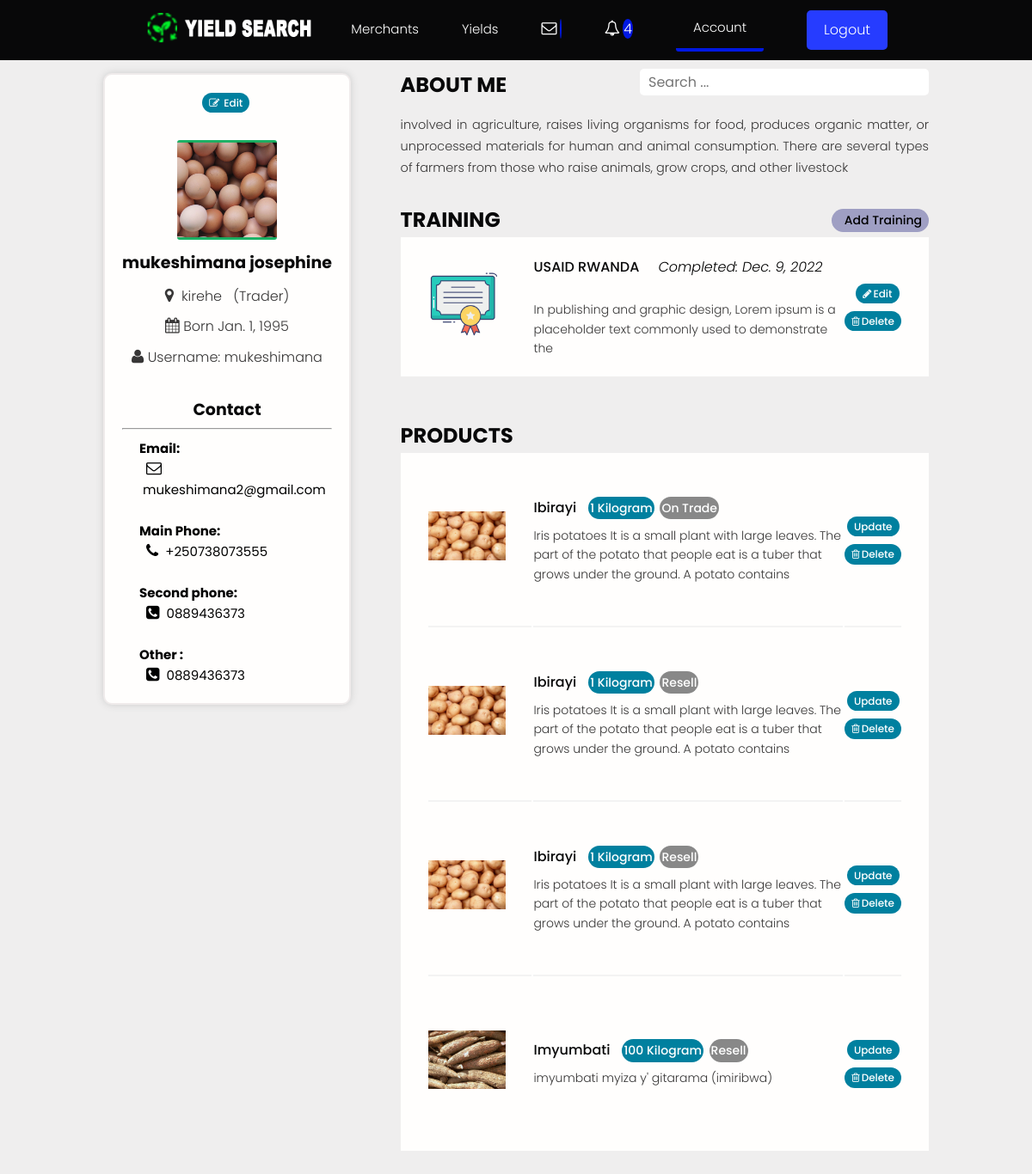
Screenshot of /account/ (signed in) with the database file from the repository.
### users/models.py (models this page shows, shortened)
class Profile(models.Model):
    user = models.OneToOneField(
        User, on_delete=models.CASCADE, null=True, blank=True, related_name="profile")
    name = models.CharField(max_length=200, blank=True, null=True)
    email = models.EmailField(max_length=500, blank=True, null=True)
    username = models.CharField(max_length=200, blank=True, null=True)
    born = models.DateField(max_length=200, null=True, verbose_name="Date of Birth")
    username = models.CharField(max_length=200, blank=True, null=True)
    location = models.CharField(max_length=200, blank=True, null=True)
    nid = models.CharField(max_length=16, blank=True, null=True)
    bio = models.TextField(blank=True, null=True)
    profile_image = models.ImageField(
        null=True, blank=True, upload_to='profiles/', default="profiles/user-default.png")
    account = models.CharField(max_length=200, blank=True, null=True)
    phone1 = models.CharField(blank=True,  max_length=13,  null=True, help_text='Example +2507XXXXXXXXXXX')
    phone2 = models.CharField(blank=True,  max_length=13, null=True, help_text='Example +2507XXXXXXXXXXX')
    created = models.DateTimeField(auto_now_add=True)
    updated = models.DateTimeField(auto_now=True)
    id = models.UUIDField(default=uuid.uuid4, unique=True,
                          primary_key=True, editable=False)
    class Meta:
        ordering = ['created']
    @property
    def imageURL(self):
        try:
            url = self.profile_image.url
        except:
            url = ''
        return url

class CustomUser(AbstractUser):
    ACCOUNT_TYPE = (
        ('Farmer','Umuhinzi'),
        ('Rancher','Umworozi'),
        ( 'Trader','Umuguzi'),
    )
    PRIVELEGE= (
        ('Normal','Normal'),
        ('Agronome','Agronome'),
        ( 'Admin','Admin'),
    )
    phone = models.CharField(blank=True, max_length=13,  null=True, help_text='Try other Number (startwith  +250)')
    status = models.CharField(max_length=200, choices=ACCOUNT_TYPE, default="staff")
    role = models.CharField(max_length=200, choices=PRIVELEGE, default="Normal")

class Training(models.Model):
    owner = models.ForeignKey(
        Profile, on_delete=models.CASCADE, null=True, blank=True)
    trainer = models.CharField(max_length=200, blank=True, null=True)
    certificate = models.ImageField(
        null=True, blank=True, upload_to='certificates/')
    completed = models.DateField(null=True, blank=True)
    link = models.URLField(null=True, blank=True)
    description = models.TextField(null=True, blank=True)
    created = models.DateTimeField(auto_now_add=True)
    updated = models.DateTimeField(auto_now=True)
    id = models.UUIDField(default=uuid.uuid4, unique=True,
                          primary_key=True, editable=False)
    class Meta:
        ordering = ['completed']
    @property
    def imageURL(self):
        try:
            url = self.certificate.url
        except:
            url = ''
        return url

### products/models.py (models this page shows, shortened)
class Product(models.Model):
    owner = models.ForeignKey(Profile, null=True, blank=True, on_delete=models.CASCADE, related_name='owner')
    name = models.ForeignKey('SingleProduct', default=uuid.uuid4, on_delete=models.CASCADE, null=True, related_name = 'product')
    description = models.TextField(null=True, blank=True)
    featured_image = models.ImageField(null=True, blank=True, default="default.jpg")
    quantity = models.PositiveIntegerField(null=True, blank=True, default=0)
    location = models.CharField(max_length=100, null=True, blank=True)
    payments = models.ManyToManyField('Payment', blank=True, default="In Hand")
    instock = models.BooleanField(blank=True, null=True, default=True)
    vote_total = models.IntegerField(default=0, null=True, blank=True)
    vote_ratio = models.IntegerField(default=0, null=True, blank=True)
    updated = models.DateTimeField(auto_now=True)
    created = models.DateTimeField(auto_now_add=True)
    id = models.UUIDField(default=uuid.uuid4, unique=True,primary_key=True, editable=True)
    class Meta:
        ordering = ['-vote_ratio', '-vote_total', '-created']
    @property
    def imageURL(self):
        try:
            url = self.featured_image.url
        except:
            url = ''
        return url

class SingleProduct(models.Model):
    name = models.CharField(max_length=200, null=True, blank=True, default="Ibirayi")
    price = models.PositiveIntegerField(null=True, blank=True, default=0)
    unity = models.CharField(max_length=200, null=True, blank=True, default="Kilogram")
    created = models.DateTimeField(auto_now_add=True)
    updated = models.DateTimeField(auto_now=True)
    id = models.UUIDField(default=uuid.uuid4, unique=True,
                          primary_key=True, editable=False)
    class Meta:
        verbose_name_plural = "Category"

### users/views.py (the view)
# urls.py: path('account/', views.userAccount, name="account"),
@login_required(login_url='login')
def userAccount(request):
    if request.user.is_staff:
        return redirect('/admin/')
    profile = request.user.profile
    trainings = profile.training_set.all()
    products = profile.owner.all().exclude(instock=None)
    if profile.bio == '':
        messages.info(request, "Complete Profile to be found")
        return redirect('account')
    context = {'profile': profile, 'trainings': trainings, 'products': products}
    return render(request, 'users/account.html', context)

### users/templates/users/account.html (shortened to what this page needs)
{% extends 'main.html' %}
{% load static %}
{% load humanize %}
{% block content %}
<main class="settingsPage profile my-md">
  <div class="container">
    <div class="layout">
      <div class="column column--1of3">
        <div class="card text-center">
          <div class="card__body dev">
            <a class="tag tag--pill tag--main settings__btn" href="{% url 'edit-account' %}"><i class="fa icon-edit"></i>
              Edit</a>
            <img id="myModalImg" alt="{{profile.name}}" class="avatar avatar--xl dev__avatar" src="{{profile.imageURL}}" />
            <h3 class="dev__name">{{profile.name}}</h3>
            <p class="dev__location"><i class="fa icon-map-marker" ></i> &nbsp;{{profile.location}} &nbsp; <span style="font-color:#000;">({{request.user.status}})</span></p>
            <p class="dev__location"><i class="fa icon-calendar" ></i> Born {{profile.born}}</p>
            <p class="dev__location"><i class="fa icon-user" ></i> Username:  {{profile.username}}</p>
            <br>
            <p class="dev__name">Contact</p>
            <hr>
            <div class="contact">
              <b>Email:</b> <br>
             &nbsp; <i class="fa icon-envelope-alt"></i>&nbsp;{{request.user.email}} <br><br>
              <b>Main Phone:</b> <br>
              &nbsp; <i class="fa fa icon-phone"></i>&nbsp;&nbsp;{{request.user.phone}} <br><br>
              {% if profile.phone1 %}
              <b>Second phone:</b> <br>
              &nbsp; <i class="fa icon-phone-sign"></i>&nbsp;&nbsp;{{profile.phone1}} <br><br>
              {% endif %}
              {% if profile.phone2 %}
              <b>Other :</b> <br>
              &nbsp; <i class="fa fa icon-phone-sign"></i>&nbsp;&nbsp;{{profile.phone2}}
              {% endif %}
            </div>
          </div>
        </div>
      </div>
      <div class="column column--2of3">
        <div class="devInfo">
          <h3 class="devInfo__title settings__title">About Me <input type="text" placeholder="Search ..." class="input-search" id="Search"/></h3>
          <p class="devInfo__about">{{profile.bio}}</p>
        </div>
        <div class="settings">
          <h3 class="settings__title">Training</h3>
          <a class="tag tag--pill tag--sub settings__btn tag--lg" style="background:#9f9fc3; color:#000;" href="{% url 'create-training' %}"> Add Training</a>
        </div>
        <table class="settings__table"  id="MyTable">
          {% if trainings %}
          {% for training in trainings %}
          <tr class="chk-th">
            <td class="settings__thumbnail">
            <a href="{{training.imageURL}}"><img src=" {% static 'images/certificates/certificate.png' %} "  style="height: 8rem;" alt="Training Thumbnail" /></a>
            </td>
            <td class="settings__tableInfo" >
              <a href="#">{{training.trainer}}</a> &nbsp; <span class="black"> Completed: {{training.completed}}</span><br><br>
              <p>{{training.description|slice:"100"}}</p>
            </td>
            <td class="settings__tableActions">
              <a class="tag tag--pill tag--main settings__btn" href="{% url 'update-training' training.id %}"><i
                  class="fa icon-pencil"></i> Edit</a>
              <a class="tag tag--pill tag--main settings__btn"
                href="{% url 'delete-training' training.id %}?next=/account"><i class="fa icon-trash"></i>
                Delete</a>
            </td>
          </tr>
          {% endfor %}
          {% else %}
                <p id="no-data">No Data yet</p>
          {% endif %}
        </table>
            <div class="settings">
          <h3 class="settings__title">Products</h3>
        </div>
        <table class="settings__table" id="MyTable">
          {% if products %}
          {% for product in products %}
          <tr class="chk-th">
            <td class="settings__thumbnail">
              <a href="{% url 'product' product.id %}"><img src="{{product.imageURL}}" alt="Product Thumbnail" /></a>
            </td>
            <td class="settings__tableInfo">
              <a href="{% url 'product' product.id %}">{{product.name.name}}</a>
              <p class="tag tag--pill tag--main state"> {{product.quantity}}  {{product.name.unity}}</p>
              {% if product.instock == True %}
              <p class="tag tag--pill tag--main stat">
                On Trade
              </p>
              {% else %}
              <p class="tag tag--pill tag--main stat">
                Resell
              </p>
              {% endif %}
              <p>{{product.description|slice:"150"}}</p>
            </td>
             {% if profile.account == 'Farmer' or profile.account == 'Rancher'   %}
              <td class="settings__tableActions">
                <a class="tag tag--pill tag--main settings__btn" href="{% url 'update-product' product.id %}"><i
                    class="fa icon-pencil"></i> Edit</a>
                <a class="tag tag--pill tag--main settings__btn"
                  href="{% url 'delete-product'  product.id %}?next=/account"><i class="fa icon-trash"></i>
                  Delete</a>
              </td>
             {% elif profile.account == 'Trader' %}
              <td class="settings__tableActions">
                <a class="tag tag--pill tag--main settings__btn" href="{% url 'trader-update' product.id %}">
                  Update</a>
                <a class="tag tag--pill tag--main settings__btn"
                  href="{% url 'delete-product'  product.id %}?next=/account"><i class="fa icon-trash"></i>
                  Delete</a>
              </td>
              {% else %}
              <td class="settings__tableActions">
                <span id="no-data">No Privelege</span>
              </td>
            {% endif %}
          </tr>
          {% endfor %}
          {% else %}
                <p id="no-data">No Data yet</p>
          {% endif %}
        </table>
      </div>
    </div>
  </div>
</main>
{% endblock %}

### static/styles/app.css (style rules this page uses)
:root { --color-sub: #080809; }
.card { border: 2px solid var(--color-light); }
img { width: 100%; }
.tag { padding: 0.2rem 0.8rem; }
.profile .card > .dev { padding: 4rem; }
.dev__avatar { display: block; margin: auto; }
.dev__name { color: var(--color-sub); font-size: 2.8rem; font-weight: 700; margin-top: 1rem; margin-bottom: 0.5rem; }
.dev__location { margin-top: 1rem; }
.devInfo { margin-bottom: 3rem; }
.devInfo__title, .devInfo__subtitle { font-size: 2.6rem; color: var(--color-sub); text-transform: uppercase; font-weight: 700; margin-bottom: 1.5rem; }
.devInfo__about, .devSkill__info { font-size: 1.45rem; line-height: 1.7; text-align: justify; }
.settingsPage .dev > .settings__btn { display: inline-block; margin-bottom: 3rem; }
.settings { display: flex; justify-content: space-between; align-items: center; }
.settings__title { font-size: 2.4rem; text-transform: uppercase; font-weight: 700; color: var(--color-sub); }
.settings__table { margin-top: 0rem; margin-bottom: 5rem; padding: 0 3rem; background: var(--color-white); }
.settings__table tr { width: 100%; }
.settings__table tr > td { padding: 2rem 0; }
.settings__table tr:not(:last-child) td { border-bottom: 2px solid var(--color-white-light); }
.settings__thumbnail { width: 23%; min-width: 10rem; }
.settings__thumbnail img { padding-right: 3rem; height: 15rem; object-fit: contain; }
.settings__tableInfo { width: 100%; }
.settings__tableInfo h4, .settings__tableInfo a { padding-right: 1rem; width: auto; font-size: 1.6rem; font-weight: 500; color: var(--color-sub); }
.settings__tableInfo p { font-size: 1.4rem; }
.settings__tableActions { text-align: right; }

### static/styles/main.css (style rules this page uses)
body { font-size: 1.5rem; }
p, span, strong { font-size: 1.6rem; color: var(--color-text); font-weight: var(--font-regular); }
.card__body, .card__header { padding: 0.8rem 1.5rem; }
.my-md { margin: 1rem auto; }
:root { --color-text: #373636; --color-success: #000; --color-sub-light:#0018e3; }
.state { padding: 2px; }
.stat { background-color: #888; padding: 2px; }
.settings__btn i { font-size: 1.2rem; padding-right: 2px; }
.card { border:2px solid #efebeb; box-shadow: 0px 0px 9px #ccc; }
.profile .card > .dev { padding: 2rem; }
.avatar--xl { height: 12rem; width: 12rem; }
.contact { align-items:flex-start; text-align: left; padding-left: 2rem; padding-top: 1rem; color: #000; }
.dev__name { font-size: 1.9rem; }
.input-search { border-radius: 5px; display: inline; font-size: 1.6rem; padding: .3rem 1rem; border: none; float: right; color: black; }
.icon, .fa { font-size: 1.8rem; }
input, select, textarea { color: #000; }
.black { color: black; font-style: italic; }
#myModalImg { border-radius: 5px; cursor: pointer; transition: 0.3s; }

### static/uikit/styles/modules/_variables.css (style rules this page uses)
:root { --color-main: #fff; --color-main-light: #00809f; --color-sub: #3f4156; --color-sub-light: #434eab; --color-sub-lighter: #ededfd; --color-text: #737373; --color-gray: #8b8b8b; --color-light: #fff; --color-light-gray: #767676; --color-bg: #efeeee; --color-white: #fffefd; --color-white-light: #f3f3f3; --color-success: #359e64; --color-success-bg: #def8e8; --color-error: #fc4b0b; --color-error-bg: #fff2ee; --font-base: "Poppins", arial, helvetica, "Segoe UI", roboto, ubuntu, sans-serif; --font-monospace: "Fira Code", "Courier New", courier, monospace; --font-regular: 300; --font-medium: 500; --font-bold: 700; --generic-shadow: 1px 1px 5px #00000010; --generic-transition: all 0.3s ease-in-out; }

### static/uikit/styles/modules/_base.css (style rules this page uses)
* { margin: 0; padding: 0; box-sizing: border-box; text-rendering: optimizeLegibility; color: inherit; font-size: inherit; }
html { font-size: 50%; }
@media only screen and (min-width: 480px) { html { font-size: 56.25%; } }
@media only screen and (min-width: 1200px) { html { font-size: 62.5%; } }
body { line-height: 1.6; font-weight: 400; font-size: 1.5rem; color: var(--color-text); background-color: var(--color-bg); min-height: 100vh; }

### static/uikit/styles/modules/_typography.css (style rules this page uses)
* { font-family: var(--font-base); }
h3 { font-size: 3.2rem; font-weight: var(--font-medium); }
p, span, strong { font-size: 1.6rem; color: var(--color-text); font-weight: var(--font-regular); }
a { padding-bottom: 2px; text-decoration: none; display: inline-block; color: rgb(13, 9, 121); font-weight: var(--font-medium); }

### static/uikit/styles/modules/_utilities.css (style rules this page uses)
.container { width: 92%; max-width: 165rem; margin: 0 auto; box-sizing: border-box; }
@media screen and (min-width: 1000px) { .container { width: 90%; } }
@media screen and (min-width: 1200px) { .container { width: 80%; } }
.text-center { text-align: center; }
.my-md { margin: 3rem auto; }

### rows the page displays
Profile: imageURL (picture), name "mukeshimana josephine", location "kirehe", born "Jan. 1, 1995", username "mukeshimana", phone1 "0889436373", phone2 "0889436373", bio "involved in agriculture, raises living organisms for food, produces organic matter, or unprocessed materials for human and animal consumption. There are several types of farmers from those who raise animals, grow crops, and other livestock"
CustomUser: user.status "Trader", user.email "mukeshimana2@gmail.com", user.phone "+250738073555"
Training: trainer "USAID RWANDA", completed "Dec. 9, 2022", description "In publishing and graphic design, Lorem ipsum is a placeholder text commonly used to demonstrate the"
Product: imageURL (picture), name.name "Ibirayi", quantity "1", name.unity "Kilogram", instock "On Trade", description "Iris potatoes It is a small plant with large leaves. The part of the potato that people eat is a tuber that grows under the ground. A potato contains"
Product: imageURL (picture), name.name "Ibirayi", quantity "1", name.unity "Kilogram", instock "Resell", description "Iris potatoes It is a small plant with large leaves. The part of the potato that people eat is a tuber that grows under the ground. A potato contains"
Product: imageURL (picture), name.name "Ibirayi", quantity "1", name.unity "Kilogram", instock "Resell", description "Iris potatoes It is a small plant with large leaves. The part of the potato that people eat is a tuber that grows under the ground. A potato contains"
Product: imageURL (picture), name.name "Imyumbati", quantity "100", name.unity "Kilogram", instock "Resell", description "imyumbati myiza y' gitarama (imiribwa)"
